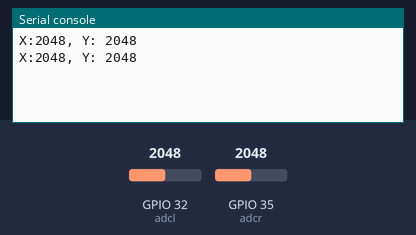
Recording of a program running on a simulated ESP32 board running MicroPython. Shown: the last lines printed to the serial console. The test bench sets the inputs (shaded band); at power-on: GPIO 32 (adcl) = 2048, GPIO 35 (adcr) = 2048 (analog values on the 0–4095 scale).

Above: at 1.2 s.
1.3 s: GPIO 32 (adcl) set to 2866
At 2.6 s:
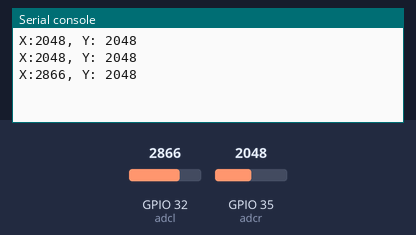
2.8 s: GPIO 35 (adcr) set to 2866
At 3.8 s:
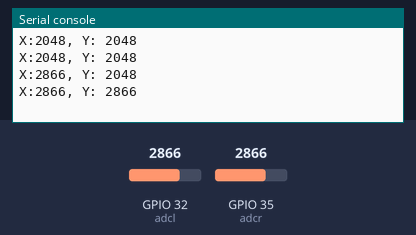
4.3 s: GPIO 32 (adcl) set to 3603
At 5.6 s:
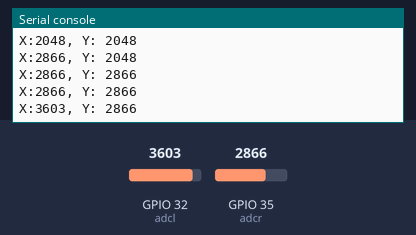
5.8 s: GPIO 35 (adcr) set to 3603
At 6.5 s:
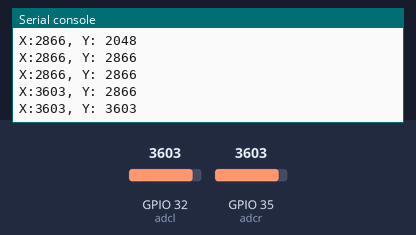
Timing chart, 0 to 8.3 s (numbered marks = the images above; inputs shaded):
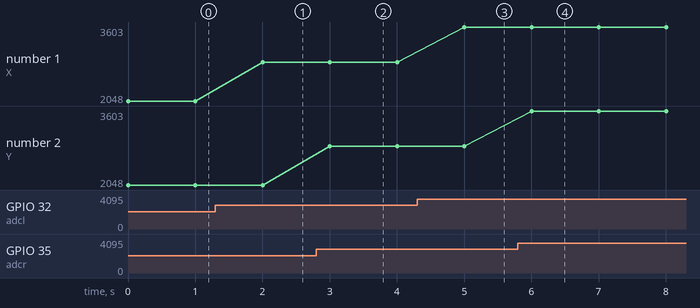

The program:

joystick.py
```python
import machine
from machine import Pin, SPI, ADC
import time

adcl = ADC(Pin(32))
adcl.atten(ADC.ATTN_11DB)
adcr = ADC(Pin(35))
adcr.atten(ADC.ATTN_11DB) # change attentuation level 0-3.3V

while True:
    x=adcl.read()
    y=adcr.read()
    print("X:" + str(x) + ", Y: " + str(y))
    time.sleep(1)
```

Measured:
- after the input at 1.3 s, the serial console: prints a new line after 0.70 s (image 1)
- after the input at 2.8 s, the serial console: prints a new line after 0.20 s (image 2)
- after the input at 4.3 s, the serial console: prints a new line after 0.70 s (image 3)
- after the input at 5.8 s, the serial console: prints a new line after 0.20 s (image 4)
- plotted number 1: 2048 → 2866 after the input at 1.3 s, 2866 → 3603 after the input at 4.3 s
